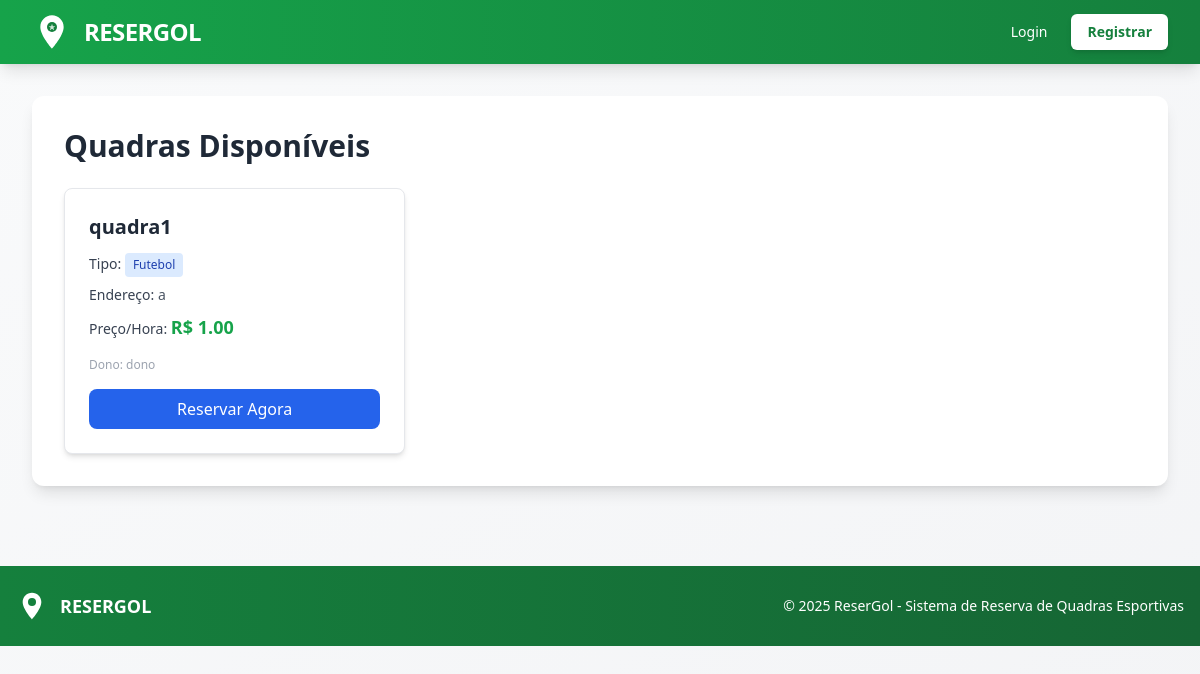
Page /quadras on the committed database.
### models/quadra_model.py (models this page shows, shortened)
class Quadra(db.Model):
    id = db.Column(db.Integer, primary_key=True)
    nome = db.Column(db.String(100), nullable=False)
    endereco = db.Column(db.String(200), nullable=False)
    tipo = db.Column(db.String(50), nullable=False)  # 'futebol', 'tenis', 'basquete', etc
    descricao = db.Column(db.Text)
    preco_hora = db.Column(db.Float, nullable=False)
    ativa = db.Column(db.Boolean, default=True)  # Se está disponível para reservas
    dono_id = db.Column(db.Integer, db.ForeignKey('usuario.id'), nullable=False)
    criado_em = db.Column(db.DateTime, default=db.func.current_timestamp())

### models/usuario_model.py (models this page shows, shortened)
class Usuario(UserMixin, db.Model):
    id = db.Column(db.Integer, primary_key=True)
    nome = db.Column(db.String(100), nullable=False)
    email = db.Column(db.String(120), unique=True, nullable=False)
    senha_hash = db.Column(db.String(200), nullable=False)
    role = db.Column(db.String(20), default='usuario', nullable=False)  # 'usuario', 'dono_quadra', 'admin'
    tentativas_login = db.Column(db.Integer, default=0)
    bloqueado_ate = db.Column(db.DateTime, nullable=True)
    quadras = db.relationship('Quadra', backref='dono', lazy=True, cascade='all, delete-orphan')

### app.py (the view)
@app.route('/quadras')
def listar_quadras():
    from controllers.quadra_controller import QuadraController
    return QuadraController.listar_quadras()

### controllers/quadra_controller.py (called while the page is built)
    @staticmethod
    def listar_quadras():
        quadras = Quadra.query.filter_by(ativa=True).all()
        return render_template('quadras/listar.html', quadras=quadras)

### templates/quadras/listar.html (shortened to what this page needs)
{% extends "base.html" %}
{% block content %}
    <h2 class="text-3xl font-bold text-gray-800 mb-6">Quadras Disponíveis</h2>
    {% if quadras %}
        <div class="grid grid-cols-1 md:grid-cols-2 lg:grid-cols-3 gap-6">
            {% for quadra in quadras %}
            <div class="bg-white rounded-lg shadow-md hover:shadow-xl transition-shadow duration-300 overflow-hidden border border-gray-200">
                <div class="p-6">
                    <h3 class="text-xl font-bold text-gray-800 mb-3">{{ quadra.nome }}</h3>
                    <div class="space-y-2 mb-4">
                        <p class="text-sm text-gray-600">
                            <span class="font-medium text-gray-700">Tipo:</span>
                            <span class="inline-block px-2 py-1 bg-blue-100 text-blue-800 rounded text-xs font-medium">
                                {{ quadra.tipo|capitalize }}
                            </span>
                        </p>
                        <p class="text-sm text-gray-600">
                            <span class="font-medium text-gray-700">Endereço:</span>
                            {{ quadra.endereco }}
                        </p>
                        <p class="text-sm">
                            <span class="font-medium text-gray-700">Preço/Hora:</span>
                            <span class="text-lg font-bold text-green-600">R$ {{ "%.2f"|format(quadra.preco_hora) }}</span>
                        </p>
                    </div>
                    <p class="text-xs text-gray-400 mb-4">
                        <span class="font-medium">Dono:</span> {{ quadra.dono.nome }}
                    </p>
                    <a href="{{ url_for('reservar_quadra', quadra_id=quadra.id) }}"
                       class="block w-full text-center bg-blue-600 hover:bg-blue-700 text-white font-medium py-2 px-4 rounded-lg transition duration-200">
                        Reservar Agora
                    </a>
                </div>
            </div>
            {% endfor %}
        </div>
    {% endif %}
{% endblock %}

### rows in the picture
Quadra: nome "quadra1", tipo "Futebol", endereco "a", preco_hora "1.00", dono.nome "dono"
